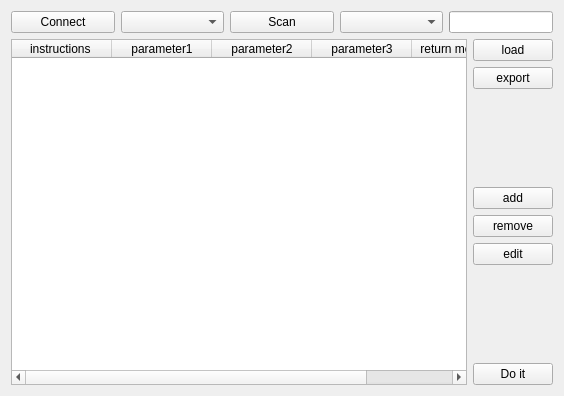
<?xml version="1.0" encoding="UTF-8"?>
<ui version="4.0">
 <class>SamplingWidget</class>
 <widget class="QWidget" name="SamplingWidget">
  <property name="geometry">
   <rect>
    <x>0</x>
    <y>0</y>
    <width>564</width>
    <height>396</height>
   </rect>
  </property>
  <property name="windowTitle">
   <string>Sampling</string>
  </property>
  <layout class="QVBoxLayout" name="verticalLayout_2">
   <item>
    <layout class="QHBoxLayout" name="horizontalLayout_2">
     <item>
      <widget class="QPushButton" name="pushButton_connect">
       <property name="text">
        <string>Connect</string>
       </property>
      </widget>
     </item>
     <item>
      <widget class="QComboBox" name="comboBox_connect"/>
     </item>
     <item>
      <widget class="QPushButton" name="pushButton_scan">
       <property name="text">
        <string>Scan</string>
       </property>
      </widget>
     </item>
     <item>
      <widget class="QComboBox" name="comboBox_scan"/>
     </item>
     <item>
      <widget class="QProgressBar" name="progressBar">
       <property name="sizePolicy">
        <sizepolicy hsizetype="Preferred" vsizetype="Fixed">
         <horstretch>0</horstretch>
         <verstretch>0</verstretch>
        </sizepolicy>
       </property>
       <property name="value">
        <number>0</number>
       </property>
       <property name="textVisible">
        <bool>false</bool>
       </property>
      </widget>
     </item>
    </layout>
   </item>
   <item>
    <layout class="QHBoxLayout" name="horizontalLayout">
     <item>
      <widget class="QTableWidget" name="tableWidget">
       <attribute name="horizontalHeaderStretchLastSection">
        <bool>true</bool>
       </attribute>
       <column>
        <property name="text">
         <string>instructions </string>
        </property>
       </column>
       <column>
        <property name="text">
         <string>parameter1</string>
        </property>
       </column>
       <column>
        <property name="text">
         <string>parameter2</string>
        </property>
       </column>
       <column>
        <property name="text">
         <string>parameter3</string>
        </property>
       </column>
       <column>
        <property name="text">
         <string>return message</string>
        </property>
       </column>
      </widget>
     </item>
     <item>
      <layout class="QVBoxLayout" name="verticalLayout">
       <item>
        <widget class="QPushButton" name="pushButton_load">
         <property name="text">
          <string>load</string>
         </property>
        </widget>
       </item>
       <item>
        <widget class="QPushButton" name="pushButton_export">
         <property name="text">
          <string>export</string>
         </property>
        </widget>
       </item>
       <item>
        <spacer name="verticalSpacer_2">
         <property name="orientation">
          <enum>Qt::Vertical</enum>
         </property>
         <property name="sizeHint" stdset="0">
          <size>
           <width>20</width>
           <height>40</height>
          </size>
         </property>
        </spacer>
       </item>
       <item>
        <widget class="QPushButton" name="pushButton_add">
         <property name="text">
          <string>add</string>
         </property>
        </widget>
       </item>
       <item>
        <widget class="QPushButton" name="pushButton_remove">
         <property name="text">
          <string>remove</string>
         </property>
        </widget>
       </item>
       <item>
        <widget class="QPushButton" name="pushButton_edit">
         <property name="text">
          <string>edit</string>
         </property>
        </widget>
       </item>
       <item>
        <spacer name="verticalSpacer">
         <property name="orientation">
          <enum>Qt::Vertical</enum>
         </property>
         <property name="sizeHint" stdset="0">
          <size>
           <width>20</width>
           <height>40</height>
          </size>
         </property>
        </spacer>
       </item>
       <item>
        <widget class="QPushButton" name="pushButton_DoIt">
         <property name="text">
          <string>Do it</string>
         </property>
        </widget>
       </item>
      </layout>
     </item>
    </layout>
   </item>
  </layout>
 </widget>
 <resources/>
 <connections/>
</ui>
